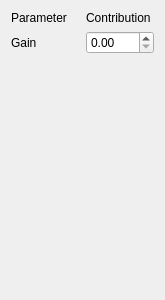
<?xml version="1.0" encoding="UTF-8"?>
<ui version="4.0">
 <class>Form</class>
 <widget class="QWidget" name="Form">
  <property name="geometry">
   <rect>
    <x>0</x>
    <y>0</y>
    <width>165</width>
    <height>300</height>
   </rect>
  </property>
  <property name="windowTitle">
   <string>Form</string>
  </property>
  <layout class="QGridLayout" name="gridLayout">
   <item row="1" column="2">
    <widget class="MagnitudeSpinBox" name="gainBox"/>
   </item>
   <item row="1" column="1">
    <widget class="QLabel" name="label">
     <property name="text">
      <string>Gain</string>
     </property>
    </widget>
   </item>
   <item row="0" column="1">
    <widget class="QLabel" name="label_2">
     <property name="text">
      <string>Parameter</string>
     </property>
    </widget>
   </item>
   <item row="0" column="2">
    <widget class="QLabel" name="label_3">
     <property name="text">
      <string>Contribution</string>
     </property>
    </widget>
   </item>
   <item row="2" column="1">
    <spacer name="verticalSpacer">
     <property name="orientation">
      <enum>Qt::Vertical</enum>
     </property>
     <property name="sizeHint" stdset="0">
      <size>
       <width>20</width>
       <height>40</height>
      </size>
     </property>
    </spacer>
   </item>
  </layout>
 </widget>
 <customwidgets>
  <customwidget>
   <class>MagnitudeSpinBox</class>
   <extends>QDoubleSpinBox</extends>
   <header>MagnitudeSpinBox</header>
  </customwidget>
 </customwidgets>
 <resources/>
 <connections/>
</ui>
